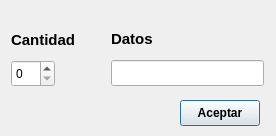
<?xml version="1.0" encoding="UTF-8"?>
<ui version="4.0">
 <class>PopUpInput</class>
 <widget class="QDialog" name="PopUpInput">
  <property name="geometry">
   <rect>
    <x>0</x>
    <y>0</y>
    <width>276</width>
    <height>136</height>
   </rect>
  </property>
  <property name="windowTitle">
   <string>Dialog</string>
  </property>
  <widget class="QSpinBox" name="spinBox_cantidad">
   <property name="geometry">
    <rect>
     <x>11</x>
     <y>60</y>
     <width>44</width>
     <height>27</height>
    </rect>
   </property>
  </widget>
  <widget class="QLineEdit" name="lineEdit_datos">
   <property name="geometry">
    <rect>
     <x>111</x>
     <y>60</y>
     <width>153</width>
     <height>26</height>
    </rect>
   </property>
  </widget>
  <widget class="QLabel" name="label_cantidad">
   <property name="geometry">
    <rect>
     <x>11</x>
     <y>30</y>
     <width>73</width>
     <height>20</height>
    </rect>
   </property>
   <property name="font">
    <font>
     <pointsize>11</pointsize>
     <weight>75</weight>
     <bold>true</bold>
    </font>
   </property>
   <property name="text">
    <string>Cantidad</string>
   </property>
  </widget>
  <widget class="QLabel" name="label_datos">
   <property name="geometry">
    <rect>
     <x>111</x>
     <y>30</y>
     <width>60</width>
     <height>18</height>
    </rect>
   </property>
   <property name="font">
    <font>
     <pointsize>11</pointsize>
     <weight>75</weight>
     <bold>true</bold>
    </font>
   </property>
   <property name="text">
    <string>Datos</string>
   </property>
  </widget>
  <widget class="QPushButton" name="pushButton_aceptar">
   <property name="geometry">
    <rect>
     <x>180</x>
     <y>100</y>
     <width>80</width>
     <height>26</height>
    </rect>
   </property>
   <property name="font">
    <font>
     <weight>75</weight>
     <bold>true</bold>
    </font>
   </property>
   <property name="text">
    <string>Aceptar</string>
   </property>
  </widget>
 </widget>
 <resources/>
 <connections/>
</ui>
